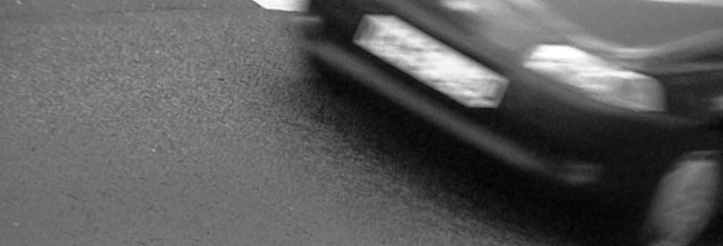
#> input picture TP2/car.png, 723 x 246 px
$ jupyter execute --allow-errors TP2.ipynb   (shell and % lines are left out)   (older library calls are emulated)
#> lines starting #> are read from the running program, lines starting #| are printed output that depends on the picture
# TP2 : Filtre de Wiener - Louis Hémadou

Le but de ce TP est de déflouter une image grâce au filtre de Wiener.
Voici l'image en question:

#> (a cell that did not finish here is left out)

Le temps d'exposition de l'appareil photo est trop long, cela donne une image floue de mauvaise qualité. On tourne l'image de manière à aligner la direction de la voiture avec l'axe horizontal.

On importe les bibliothèques nécéssaires puis on charge l'image tournée.

[cell 2]
import numpy as np

import matplotlib.pyplot as plt

[cell 3]
def rgb2grey(I):
    return 0.2989*I[:,:,0] + 0.5870*I[:,:,1] + 0.1140*I[:,:,2]

name='car.png'
g=rgb2grey(plt.imread(name))
plt.figure(figsize=(15,15))
plt.imshow(g, cmap="Greys_r")
plt.show()

Chaque pixel de cette image $g$ est la moyenne arithmétique de ses pixels voisins sur une distance de L pixels:
$g(x, y) = \frac{1}{L} \displaystyle\sum_{l=1}^{L}f(x+l, y) + n(x,y)$ où $f$ est l'image originale et $n$ est un bruit.
En mesurant L sur l'image tournée, on trouve L = 31 pixels.

En négligeant le bruit, le but est maintenant de trouver $h$, noyau de convolution, tel que $g = f * h$, c'est à dire
\begin{equation}
\frac{1}{L} \displaystyle\sum_{l=1}^{L}f(x+l, y) = \displaystyle \sum_i \sum_j f(x,y) h(x-i, y-j)
\end{equation}

Plusieurs solutions sont possibles. On peut par exemple prendre pour $h$ une matrice de taille L fois L avec le terme $\frac{1}{L}$ à la première ligne, et 0 aux autres.

[cell 4]
L = 31
dim = g.shape
#> dim = (246, 723)
h = np.zeros((L, L))
h[0,:] = (1/L)*np.ones(L)

On étend la matrice de taille L fois L à une matrice de même taille que l'image.

[cell 5]
h_resized = np.zeros(dim)
h_resized[:L, :L] = h

On va maintenant appliquer la technique de déconvolution de Wiener. On a $F \simeq WG$, avec $F$ transformée de Fourier de $f$, $G$ transformée de Fourier de $g$ et $W(u,v) = \frac{\overline{H}(u,v)}{|H(u,v)|^2 + K(u,v)}$, avec $H$ transformée de Fourier de h et $K$ rapport bruit/signal. En pratique, on prend $K(u,v) = K$, une constante.

[cell 6]
H = np.fft.fft2(h_resized)
G = np.fft.fft2(g)
K_list = [0.005, 0.01, 0.015, 0.02, 0.025, 0.03, 0.035, 0.04]
for K in K_list:
    W = H.conjugate()/((H*H.conjugate()).real + K)
    F = W*G
    f = np.fft.ifft2(F).real
    print("K = " + str(K))
    plt.figure(figsize=(15,15))
    plt.imshow(f, cmap="Greys_r")
    plt.show()
#> this loop made 8 passes
#> pass 1, `f = np.fft.ifft2(F).real`:
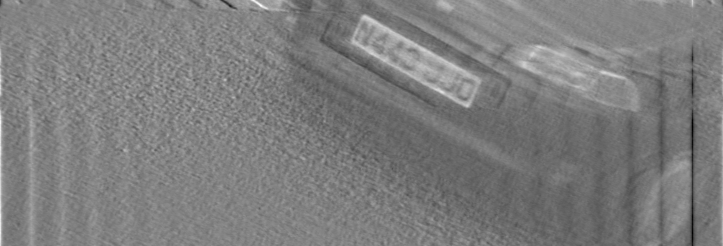
#> f: shape (246, 723) float64; min -1.46, max 2.23, mean 0.358; drawn with min black and max white
#> pass 3, `f = np.fft.ifft2(F).real`:
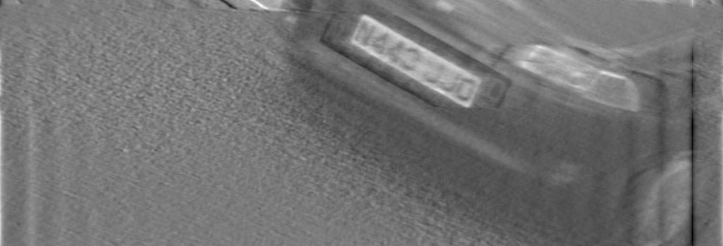
#> f: shape (246, 723) float64; min -0.782, max 1.73, mean 0.354; drawn with min black and max white
